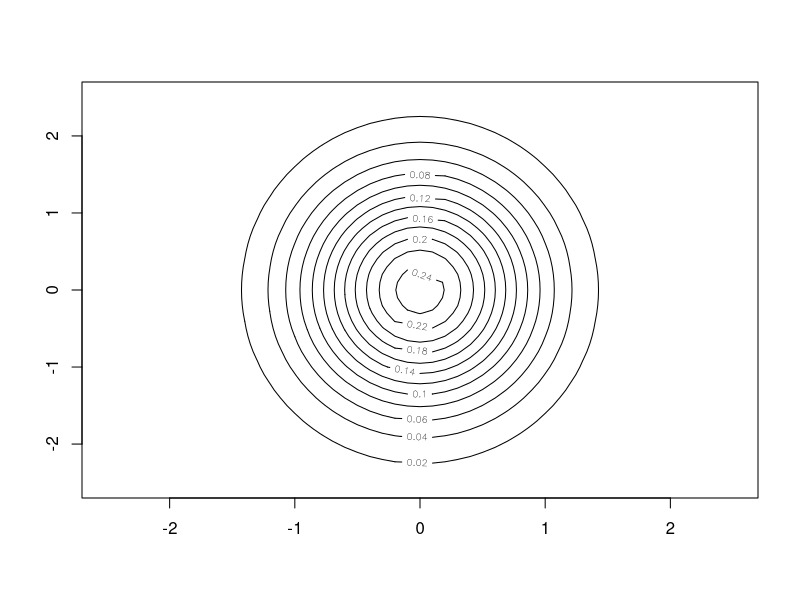
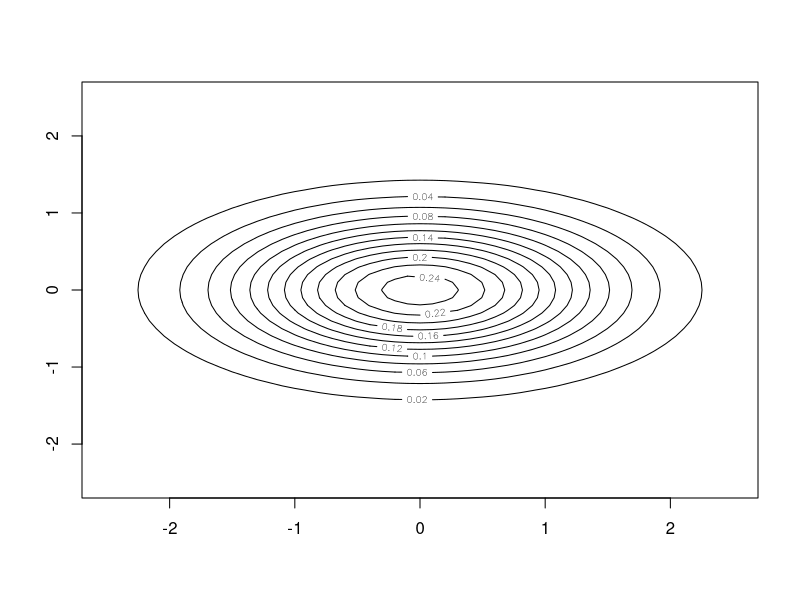
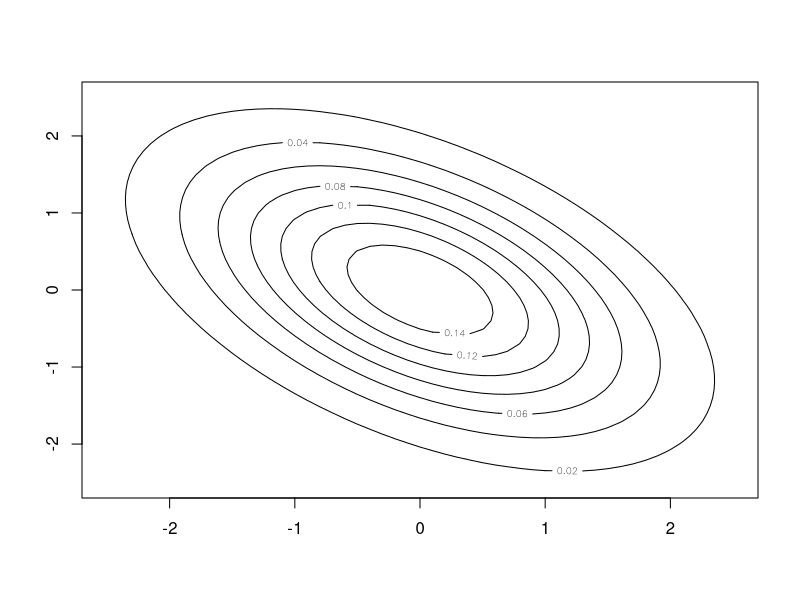

Write R code to recreate these figures, in order.
line <- function(m,A)
{
	determ<-det(A)
	
	a <- A[2,2]/determ
	b <- -A[2,1]/determ
	c <- -A[1,2]/determ
	d <- A[1,1]/determ
	
	x0 <- m[1]
	y0 <- m[2]
  
	x <- seq(-2.5, 2.5, 0.1)
	y <- seq(-2.5, 2.5, 0.1)
	
	A <- d
	B <- a
	C <- -c-b
	D <- -2*d*x0+y0*(c+b)
	E <- -2*a*y0+x0*(c+b)
	F <- d*x0^2+a*y0^2+x0*y0*(-c-b)
	
	func <- function(x, y) {
    	1/(2*pi*sqrt(determ))*exp((-1/2)*(x^2*A + y^2*B + x*y*C + x*D + y*E + F))
	}
	
	z <- outer(x, y, func)
  
	contour(x, y, z)
}

line(c(0,0),matrix(c(1,0,0,0.4),2,2))
line(c(0,0),matrix(c(0.4,0,0,1),2,2))
line(c(0,0),matrix(c(1,1,0,1),2,2))
  
